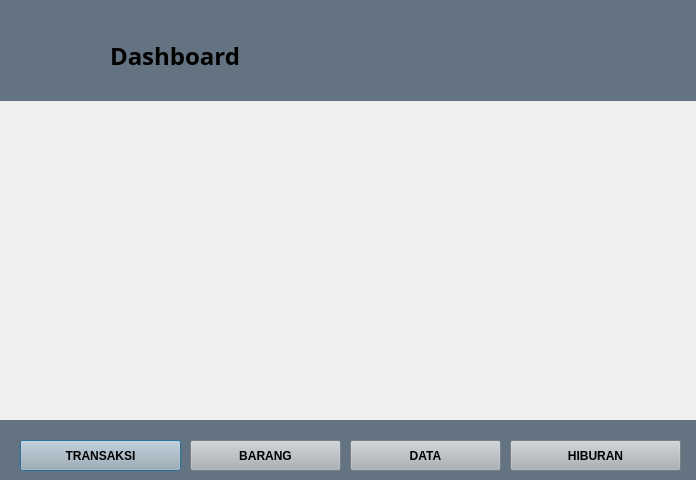
<?xml version="1.0" encoding="UTF-8"?>
<ui version="4.0">
 <class>Dialog</class>
 <widget class="QDialog" name="Dialog">
  <property name="geometry">
   <rect>
    <x>0</x>
    <y>0</y>
    <width>696</width>
    <height>480</height>
   </rect>
  </property>
  <property name="windowTitle">
   <string>Dialog</string>
  </property>
  <widget class="QLabel" name="label">
   <property name="geometry">
    <rect>
     <x>0</x>
     <y>0</y>
     <width>701</width>
     <height>101</height>
    </rect>
   </property>
   <property name="styleSheet">
    <string notr="true">background-color: #647381;</string>
   </property>
   <property name="text">
    <string/>
   </property>
  </widget>
  <widget class="QLabel" name="label_2">
   <property name="geometry">
    <rect>
     <x>0</x>
     <y>0</y>
     <width>111</width>
     <height>101</height>
    </rect>
   </property>
   <property name="styleSheet">
    <string notr="true">image: url(:/newPrefix/images__1_-removebg-preview.png);</string>
   </property>
   <property name="text">
    <string/>
   </property>
  </widget>
  <widget class="QLabel" name="label_3">
   <property name="geometry">
    <rect>
     <x>110</x>
     <y>40</y>
     <width>131</width>
     <height>31</height>
    </rect>
   </property>
   <property name="font">
    <font>
     <family>Myanmar Text</family>
     <pointsize>18</pointsize>
     <weight>75</weight>
     <bold>true</bold>
    </font>
   </property>
   <property name="text">
    <string>Dashboard</string>
   </property>
   <property name="alignment">
    <set>Qt::AlignLeading|Qt::AlignLeft|Qt::AlignVCenter</set>
   </property>
  </widget>
  <widget class="QLabel" name="label_4">
   <property name="geometry">
    <rect>
     <x>0</x>
     <y>420</y>
     <width>701</width>
     <height>81</height>
    </rect>
   </property>
   <property name="styleSheet">
    <string notr="true">background-color: #647381;</string>
   </property>
   <property name="text">
    <string/>
   </property>
  </widget>
  <widget class="QLabel" name="label_5">
   <property name="geometry">
    <rect>
     <x>-30</x>
     <y>100</y>
     <width>811</width>
     <height>321</height>
    </rect>
   </property>
   <property name="styleSheet">
    <string notr="true">background-image: url(:/newPrefix/turnamen-mobile-legends-holland-cafe_20180423_203207.jpg);</string>
   </property>
   <property name="text">
    <string/>
   </property>
  </widget>
  <widget class="QPushButton" name="PB_transaksi">
   <property name="geometry">
    <rect>
     <x>20</x>
     <y>440</y>
     <width>161</width>
     <height>31</height>
    </rect>
   </property>
   <property name="font">
    <font>
     <weight>75</weight>
     <bold>true</bold>
    </font>
   </property>
   <property name="styleSheet">
    <string notr="true">background: #AAB0B6;</string>
   </property>
   <property name="text">
    <string>TRANSAKSI</string>
   </property>
  </widget>
  <widget class="QPushButton" name="PB_barang">
   <property name="geometry">
    <rect>
     <x>190</x>
     <y>440</y>
     <width>151</width>
     <height>31</height>
    </rect>
   </property>
   <property name="font">
    <font>
     <weight>75</weight>
     <bold>true</bold>
    </font>
   </property>
   <property name="styleSheet">
    <string notr="true">background: #AAB0B6;</string>
   </property>
   <property name="text">
    <string>BARANG</string>
   </property>
  </widget>
  <widget class="QPushButton" name="PB_data">
   <property name="geometry">
    <rect>
     <x>350</x>
     <y>440</y>
     <width>151</width>
     <height>31</height>
    </rect>
   </property>
   <property name="font">
    <font>
     <weight>75</weight>
     <bold>true</bold>
    </font>
   </property>
   <property name="styleSheet">
    <string notr="true">background: #AAB0B6;</string>
   </property>
   <property name="text">
    <string>DATA</string>
   </property>
  </widget>
  <widget class="QPushButton" name="PB_hiburan">
   <property name="geometry">
    <rect>
     <x>510</x>
     <y>440</y>
     <width>171</width>
     <height>31</height>
    </rect>
   </property>
   <property name="font">
    <font>
     <weight>75</weight>
     <bold>true</bold>
    </font>
   </property>
   <property name="styleSheet">
    <string notr="true">background: #AAB0B6;</string>
   </property>
   <property name="text">
    <string>HIBURAN</string>
   </property>
  </widget>
 </widget>
 <resources>
  <include location="source.qrc"/>
 </resources>
 <connections/>
</ui>
